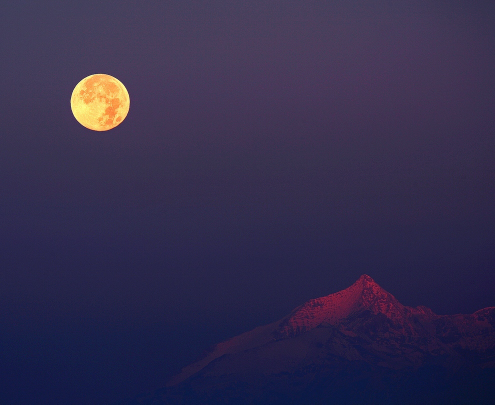
#> input picture Moon sinking, sun rising.jpg, 495 x 405 px; its folder holds only this picture in this run
$ python script.py
#> lines starting #> are read from the running program, lines starting #| are printed output that depends on the picture
import cv2
import glob

images = glob.glob("*.jpg")

for image in images:
    img = cv2.imread(image,255)
#> img is the input picture: shape (405, 495, 3); mean B, G, R 77.6, 45.5, 51.7
    re = cv2.resize(img,(100,100))
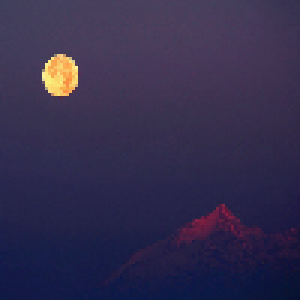
#> re: shape (100, 100, 3) (shown 3 times larger); mean B, G, R 77.5, 45.4, 51.5
    cv2.imshow("Hey",re)
    cv2. waitKey(500)
    cv2.destroyAllWindows()
    cv2.imwrite("resized"+image, re)
